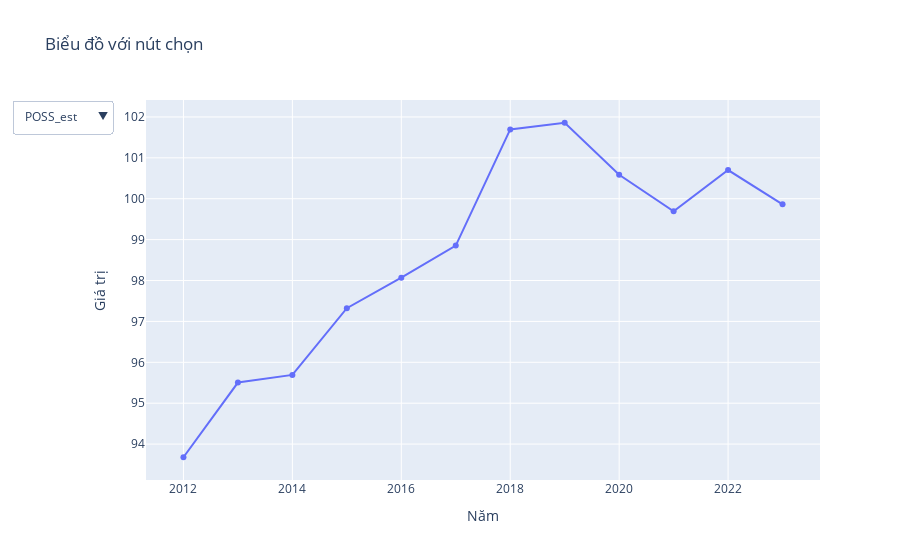

The notebook cell this image was saved under:
### Code cell
import plotly.graph_objects as go

# Tạo Figure rỗng
fig = go.Figure()

# Lưu danh sách các nút chọn (buttons)
buttons = []

# Lặp qua từng cột và thêm dữ liệu vào menu chọn
for col in change_per48_df.columns[1:]:
    fig.add_trace(go.Scatter(x=change_per48_df['season_start_year'], 
                             y=change_per48_df[col], 
                             name=col, 
                             visible=False))  # Ẩn mặc định

# Tạo các nút chọn để hiển thị từng chỉ số riêng
for i, col in enumerate(change_per48_df.columns[1:]):
    buttons.append(dict(label=col,
                        method="update",
                        args=[{"visible": [j == i for j in range(len(change_per48_df.columns[1:]))]},  # Chỉ hiển thị 1 trace
                              {"title": f"Biểu đồ {col}"}]))  

# Hiển thị biểu đồ đầu tiên mặc định
fig.data[0].visible = True  

# Thêm dropdown vào layout
fig.update_layout(
    updatemenus=[dict(active=0, buttons=buttons, direction="down", showactive=True)],
    title="Biểu đồ với nút chọn",
    xaxis_title="Năm",
    yaxis_title="Giá trị"
)

# Hiển thị
fig.show()

### Figure 1 — Plotly figure (JSON) as saved in the notebook; plotly's stock layout.template omitted (floating-point values rounded to 4 significant figures)
{"data": [{"name": "POSS_est", "type": "scatter", "visible": true, "x": [2012, 2013, 2014, 2015, 2016, 2017, 2018, 2019, 2020, 2021, 2022, 2023], "y": [93.68, 95.51, 95.69, 97.32, 98.07, 98.85, 101.7, 101.9, 100.6, 99.69, 100.7, 99.86]}, {"name": "FGM", "type": "scatter", "visible": false, "x": [2012, 2013, 2014, 2015, 2016, 2017, 2018, 2019, 2020, 2021, 2022, 2023], "y": [36.7, 37.31, 37.16, 37.85, 38.76, 39.3, 40.63, 40.41, 40.89, 40.24, 41.55, 41.74]}, {"name": "FGA", "type": "scatter", "visible": false, "x": [2012, 2013, 2014, 2015, 2016, 2017, 2018, 2019, 2020, 2021, 2022, 2023], "y": [81.19, 82.11, 82.93, 83.85, 84.75, 85.45, 88.44, 87.88, 87.79, 87.34, 87.58, 88.13]}, {"name": "FG_PCT", "type": "scatter", "visible": false, "x": [2012, 2013, 2014, 2015, 2016, 2017, 2018, 2019, 2020, 2021, 2022, 2023], "y": [0.1084, 0.1094, 0.1119, 0.1144, 0.1166, 0.125, 0.1211, 0.1405, 0.1446, 0.1345, 0.1271, 0.1305]}, {"name": "FG3M", "type": "scatter", "visible": false, "x": [2012, 2013, 2014, 2015, 2016, 2017, 2018, 2019, 2020, 2021, 2022, 2023], "y": [7.099, 7.7, 7.838, 8.494, 9.641, 10.43, 11.28, 12.18, 12.61, 12.36, 12.23, 12.7]}, {"name": "FG3A", "type": "scatter", "visible": false, "x": [2012, 2013, 2014, 2015, 2016, 2017, 2018, 2019, 2020, 2021, 2022, 2023], "y": [19.84, 21.41, 22.42, 24.01, 26.95, 28.89, 31.84, 34.02, 34.41, 34.95, 33.97, 34.8]}, {"name": "FTM", "type": "scatter", "visible": false, "x": [2012, 2013, 2014, 2015, 2016, 2017, 2018, 2019, 2020, 2021, 2022, 2023], "y": [16.65, 17.75, 17.06, 17.54, 17.76, 16.57, 17.66, 17.8, 16.91, 16.89, 18.18, 16.87]}, {"name": "FTA", "type": "scatter", "visible": false, "x": [2012, 2013, 2014, 2015, 2016, 2017, 2018, 2019, 2020, 2021, 2022, 2023], "y": [22.12, 23.47, 22.79, 23.2, 23.0, 21.6, 23.01, 22.99, 21.72, 21.79, 23.24, 21.51]}, {"name": "OREB", "type": "scatter", "visible": false, "x": [2012, 2013, 2014, 2015, 2016, 2017, 2018, 2019, 2020, 2021, 2022, 2023], "y": [11.03, 10.78, 10.8, 10.34, 10.04, 9.623, 10.27, 9.909, 9.778, 10.22, 10.35, 10.47]}, {"name": "DREB", "type": "scatter", "visible": false, "x": [2012, 2013, 2014, 2015, 2016, 2017, 2018, 2019, 2020, 2021, 2022, 2023], "y": [30.71, 31.51, 32.24, 33.04, 33.08, 33.6, 34.57, 34.47, 34.2, 33.83, 32.75, 32.73]}, {"name": "REB", "type": "scatter", "visible": false, "x": [2012, 2013, 2014, 2015, 2016, 2017, 2018, 2019, 2020, 2021, 2022, 2023], "y": [41.74, 42.29, 43.04, 43.38, 43.12, 43.22, 44.84, 44.38, 43.97, 44.05, 43.1, 43.19]}, {"name": "AST", "type": "scatter", "visible": false, "x": [2012, 2013, 2014, 2015, 2016, 2017, 2018, 2019, 2020, 2021, 2022, 2023], "y": [21.78, 21.68, 21.83, 21.97, 22.45, 23.01, 24.32, 24.1, 24.45, 24.4, 25.03, 26.3]}, {"name": "STL", "type": "scatter", "visible": false, "x": [2012, 2013, 2014, 2015, 2016, 2017, 2018, 2019, 2020, 2021, 2022, 2023], "y": [7.69, 7.578, 7.663, 7.754, 7.643, 7.646, 7.546, 7.548, 7.463, 7.555, 7.206, 7.367]}, {"name": "BLK", "type": "scatter", "visible": false, "x": [2012, 2013, 2014, 2015, 2016, 2017, 2018, 2019, 2020, 2021, 2022, 2023], "y": [5.074, 4.65, 4.79, 4.92, 4.709, 4.788, 4.913, 4.817, 4.809, 4.677, 4.627, 5.091]}, {"name": "TOV", "type": "scatter", "visible": false, "x": [2012, 2013, 2014, 2015, 2016, 2017, 2018, 2019, 2020, 2021, 2022, 2023], "y": [13.79, 13.84, 13.54, 13.61, 13.25, 13.52, 13.39, 13.77, 13.02, 12.98, 13.25, 12.73]}, {"name": "PF", "type": "scatter", "visible": false, "x": [2012, 2013, 2014, 2015, 2016, 2017, 2018, 2019, 2020, 2021, 2022, 2023], "y": [19.83, 20.62, 20.15, 20.17, 19.82, 19.79, 20.84, 20.69, 19.26, 19.65, 19.81, 18.65]}, {"name": "PTS", "type": "scatter", "visible": false, "x": [2012, 2013, 2014, 2015, 2016, 2017, 2018, 2019, 2020, 2021, 2022, 2023], "y": [257403, 266201, 262324, 269742, 276508, 278709, 291236, 254975, 260871, 290611, 300538, 298281]}, {"name": "FG%", "type": "scatter", "visible": false, "x": [2012, 2013, 2014, 2015, 2016, 2017, 2018, 2019, 2020, 2021, 2022, 2023], "y": [0.452, 0.4544, 0.4481, 0.4513, 0.4574, 0.4599, 0.4594, 0.4599, 0.4658, 0.4608, 0.4744, 0.4736]}, {"name": "3P%", "type": "scatter", "visible": false, "x": [2012, 2013, 2014, 2015, 2016, 2017, 2018, 2019, 2020, 2021, 2022, 2023], "y": [0.3578, 0.3596, 0.3496, 0.3537, 0.3578, 0.3611, 0.3544, 0.3581, 0.3664, 0.3537, 0.3601, 0.3648]}, {"name": "FT%", "type": "scatter", "visible": false, "x": [2012, 2013, 2014, 2015, 2016, 2017, 2018, 2019, 2020, 2021, 2022, 2023], "y": [0.7528, 0.7565, 0.7485, 0.7561, 0.7721, 0.7669, 0.7675, 0.774, 0.7782, 0.7753, 0.7825, 0.784]}, {"name": "FG3A%", "type": "scatter", "visible": false, "x": [2012, 2013, 2014, 2015, 2016, 2017, 2018, 2019, 2020, 2021, 2022, 2023], "y": [0.2444, 0.2608, 0.2703, 0.2864, 0.318, 0.3381, 0.36, 0.3871, 0.392, 0.4002, 0.3878, 0.3949]}, {"name": "AST%", "type": "scatter", "visible": false, "x": [2012, 2013, 2014, 2015, 2016, 2017, 2018, 2019, 2020, 2021, 2022, 2023], "y": [0.5933, 0.5809, 0.5875, 0.5805, 0.5792, 0.5856, 0.5984, 0.5962, 0.5979, 0.6063, 0.6024, 0.6302]}, {"name": "PTS/FGA", "type": "scatter", "visible": false, "x": [2012, 2013, 2014, 2015, 2016, 2017, 2018, 2019, 2020, 2021, 2022, 2023], "y": [1.197, 1.219, 1.196, 1.213, 1.238, 1.236, 1.246, 1.261, 1.268, 1.256, 1.296, 1.283]}, {"name": "FG3M/FGA", "type": "scatter", "visible": false, "x": [2012, 2013, 2014, 2015, 2016, 2017, 2018, 2019, 2020, 2021, 2022, 2023], "y": [0.08744, 0.09377, 0.09452, 0.1013, 0.1138, 0.1221, 0.1276, 0.1386, 0.1436, 0.1415, 0.1397, 0.1441]}, {"name": "FTA/FGA", "type": "scatter", "visible": false, "x": [2012, 2013, 2014, 2015, 2016, 2017, 2018, 2019, 2020, 2021, 2022, 2023], "y": [0.2725, 0.2858, 0.2748, 0.2767, 0.2714, 0.2528, 0.2602, 0.2616, 0.2475, 0.2495, 0.2653, 0.2441]}, {"name": "TRU%", "type": "scatter", "visible": false, "x": [2012, 2013, 2014, 2015, 2016, 2017, 2018, 2019, 2020, 2021, 2022, 2023], "y": [0.5297, 0.5366, 0.5291, 0.5361, 0.5483, 0.5517, 0.5545, 0.5607, 0.5673, 0.5617, 0.5755, 0.5747]}, {"name": "AST/TOV", "type": "scatter", "visible": false, "x": [2012, 2013, 2014, 2015, 2016, 2017, 2018, 2019, 2020, 2021, 2022, 2023], "y": [1.579, 1.566, 1.613, 1.615, 1.695, 1.702, 1.815, 1.75, 1.878, 1.88, 1.89, 2.066]}], "layout": {"title": {"text": "Biểu đồ với nút chọn"}, "updatemenus": [{"active": 0, "buttons": [{"args": [{"visible": [true, false, false, false, false, false, false, false, false, false, false, false, false, false, false, false, false, false, false, false, false, false, false, false, false, false, false]}, {"title": "Biểu đồ POSS_est"}], "label": "POSS_est", "method": "update"}, {"args": [{"visible": [false, true, false, false, false, false, false, false, false, false, false, false, false, false, false, false, false, false, false, false, false, false, false, false, false, false, false]}, {"title": "Biểu đồ FGM"}], "label": "FGM", "method": "update"}, {"args": [{"visible": [false, false, true, false, false, false, false, false, false, false, false, false, false, false, false, false, false, false, false, false, false, false, false, false, false, false, false]}, {"title": "Biểu đồ FGA"}], "label": "FGA", "method": "update"}, {"args": [{"visible": [false, false, false, true, false, false, false, false, false, false, false, false, false, false, false, false, false, false, false, false, false, false, false, false, false, false, false]}, {"title": "Biểu đồ FG_PCT"}], "label": "FG_PCT", "method": "update"}, {"args": [{"visible": [false, false, false, false, true, false, false, false, false, false, false, false, false, false, false, false, false, false, false, false, false, false, false, false, false, false, false]}, {"title": "Biểu đồ FG3M"}], "label": "FG3M", "method": "update"}, {"args": [{"visible": [false, false, false, false, false, true, false, false, false, false, false, false, false, false, false, false, false, false, false, false, false, false, false, false, false, false, false]}, {"title": "Biểu đồ FG3A"}], "label": "FG3A", "method": "update"}, {"args": [{"visible": [false, false, false, false, false, false, true, false, false, false, false, false, false, false, false, false, false, false, false, false, false, false, false, false, false, false, false]}, {"title": "Biểu đồ FTM"}], "label": "FTM", "method": "update"}, {"args": [{"visible": [false, false, false, false, false, false, false, true, false, false, false, false, false, false, false, false, false, false, false, false, false, false, false, false, false, false, false]}, {"title": "Biểu đồ FTA"}], "label": "FTA", "method": "update"}, {"args": [{"visible": [false, false, false, false, false, false, false, false, true, false, false, false, false, false, false, false, false, false, false, false, false, false, false, false, false, false, false]}, {"title": "Biểu đồ OREB"}], "label": "OREB", "method": "update"}, {"args": [{"visible": [false, false, false, false, false, false, false, false, false, true, false, false, false, false, false, false, false, false, false, false, false, false, false, false, false, false, false]}, {"title": "Biểu đồ DREB"}], "label": "DREB", "method": "update"}, {"args": [{"visible": [false, false, false, false, false, false, false, false, false, false, true, false, false, false, false, false, false, false, false, false, false, false, false, false, false, false, false]}, {"title": "Biểu đồ REB"}], "label": "REB", "method": "update"}, {"args": [{"visible": [false, false, false, false, false, false, false, false, false, false, false, true, false, false, false, false, false, false, false, false, false, false, false, false, false, false, false]}, {"title": "Biểu đồ AST"}], "label": "AST", "method": "update"}, {"args": [{"visible": [false, false, false, false, false, false, false, false, false, false, false, false, true, false, false, false, false, false, false, false, false, false, false, false, false, false, false]}, {"title": "Biểu đồ STL"}], "label": "STL", "method": "update"}, {"args": [{"visible": [false, false, false, false, false, false, false, false, false, false, false, false, false, true, false, false, false, false, false, false, false, false, false, false, false, false, false]}, {"title": "Biểu đồ BLK"}], "label": "BLK", "method": "update"}, {"args": [{"visible": [false, false, false, false, false, false, false, false, false, false, false, false, false, false, true, false, false, false, false, false, false, false, false, false, false, false, false]}, {"title": "Biểu đồ TOV"}], "label": "TOV", "method": "update"}, {"args": [{"visible": [false, false, false, false, false, false, false, false, false, false, false, false, false, false, false, true, false, false, false, false, false, false, false, false, false, false, false]}, {"title": "Biểu đồ PF"}], "label": "PF", "method": "update"}, {"args": [{"visible": [false, false, false, false, false, false, false, false, false, false, false, false, false, false, false, false, true, false, false, false, false, false, false, false, false, false, false]}, {"title": "Biểu đồ PTS"}], "label": "PTS", "method": "update"}, {"args": [{"visible": [false, false, false, false, false, false, false, false, false, false, false, false, false, false, false, false, false, true, false, false, false, false, false, false, false, false, false]}, {"title": "Biểu đồ FG%"}], "label": "FG%", "method": "update"}, {"args": [{"visible": [false, false, false, false, false, false, false, false, false, false, false, false, false, false, false, false, false, false, true, false, false, false, false, false, false, false, false]}, {"title": "Biểu đồ 3P%"}], "label": "3P%", "method": "update"}, {"args": [{"visible": [false, false, false, false, false, false, false, false, false, false, false, false, false, false, false, false, false, false, false, true, false, false, false, false, false, false, false]}, {"title": "Biểu đồ FT%"}], "label": "FT%", "method": "update"}, {"args": [{"visible": [false, false, false, false, false, false, false, false, false, false, false, false, false, false, false, false, false, false, false, false, true, false, false, false, false, false, false]}, {"title": "Biểu đồ FG3A%"}], "label": "FG3A%", "method": "update"}, {"args": [{"visible": [false, false, false, false, false, false, false, false, false, false, false, false, false, false, false, false, false, false, false, false, false, true, false, false, false, false, false]}, {"title": "Biểu đồ AST%"}], "label": "AST%", "method": "update"}, {"args": [{"visible": [false, false, false, false, false, false, false, false, false, false, false, false, false, false, false, false, false, false, false, false, false, false, true, false, false, false, false]}, {"title": "Biểu đồ PTS/FGA"}], "label": "PTS/FGA", "method": "update"}, {"args": [{"visible": [false, false, false, false, false, false, false, false, false, false, false, false, false, false, false, false, false, false, false, false, false, false, false, true, false, false, false]}, {"title": "Biểu đồ FG3M/FGA"}], "label": "FG3M/FGA", "method": "update"}, {"args": [{"visible": [false, false, false, false, false, false, false, false, false, false, false, false, false, false, false, false, false, false, false, false, false, false, false, false, true, false, false]}, {"title": "Biểu đồ FTA/FGA"}], "label": "FTA/FGA", "method": "update"}, {"args": [{"visible": [false, false, false, false, false, false, false, false, false, false, false, false, false, false, false, false, false, false, false, false, false, false, false, false, false, true, false]}, {"title": "Biểu đồ TRU%"}], "label": "TRU%", "method": "update"}, {"args": [{"visible": [false, false, false, false, false, false, false, false, false, false, false, false, false, false, false, false, false, false, false, false, false, false, false, false, false, false, true]}, {"title": "Biểu đồ AST/TOV"}], "label": "AST/TOV", "method": "update"}], "direction": "down", "showactive": true}], "xaxis": {"title": {"text": "Năm"}}, "yaxis": {"title": {"text": "Giá trị"}}}}
